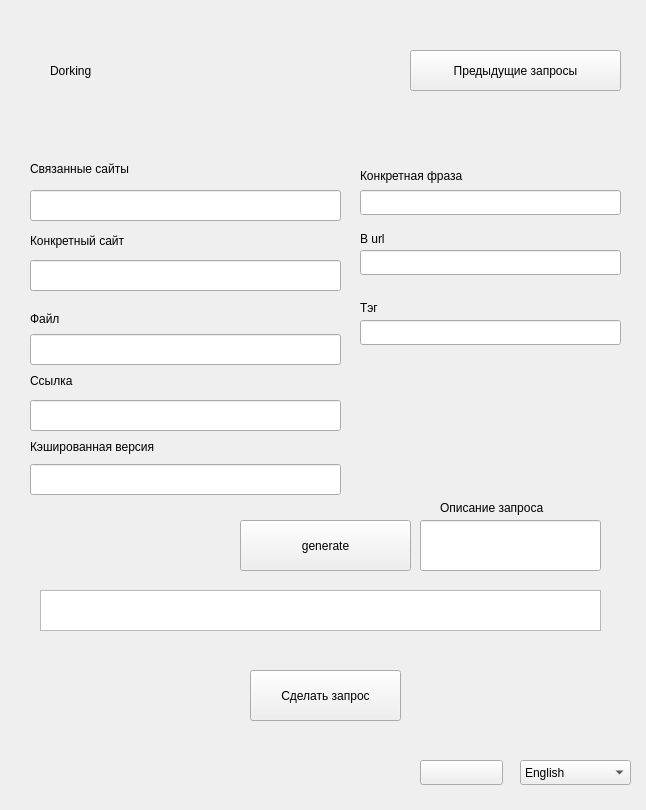
<?xml version="1.0" encoding="UTF-8"?>
<ui version="4.0">
 <class>DorkingRequestGenerator</class>
 <widget class="QWidget" name="DorkingRequestGenerator">
  <property name="geometry">
   <rect>
    <x>0</x>
    <y>0</y>
    <width>646</width>
    <height>810</height>
   </rect>
  </property>
  <property name="windowTitle">
   <string>Form</string>
  </property>
  <widget class="QLineEdit" name="site_line">
   <property name="geometry">
    <rect>
     <x>30</x>
     <y>260</y>
     <width>311</width>
     <height>31</height>
    </rect>
   </property>
  </widget>
  <widget class="QLineEdit" name="link_line">
   <property name="geometry">
    <rect>
     <x>30</x>
     <y>400</y>
     <width>311</width>
     <height>31</height>
    </rect>
   </property>
  </widget>
  <widget class="QLineEdit" name="inurl_line">
   <property name="geometry">
    <rect>
     <x>360</x>
     <y>250</y>
     <width>261</width>
     <height>25</height>
    </rect>
   </property>
  </widget>
  <widget class="QLineEdit" name="cache_line">
   <property name="geometry">
    <rect>
     <x>30</x>
     <y>464</y>
     <width>311</width>
     <height>31</height>
    </rect>
   </property>
  </widget>
  <widget class="QLineEdit" name="related_line">
   <property name="geometry">
    <rect>
     <x>30</x>
     <y>190</y>
     <width>311</width>
     <height>31</height>
    </rect>
   </property>
  </widget>
  <widget class="QLineEdit" name="filetype_line">
   <property name="geometry">
    <rect>
     <x>30</x>
     <y>334</y>
     <width>311</width>
     <height>31</height>
    </rect>
   </property>
  </widget>
  <widget class="QLineEdit" name="phrase_line">
   <property name="geometry">
    <rect>
     <x>360</x>
     <y>190</y>
     <width>261</width>
     <height>25</height>
    </rect>
   </property>
  </widget>
  <widget class="QLineEdit" name="tag_line">
   <property name="geometry">
    <rect>
     <x>360</x>
     <y>320</y>
     <width>261</width>
     <height>25</height>
    </rect>
   </property>
  </widget>
  <widget class="QTextEdit" name="request_output">
   <property name="geometry">
    <rect>
     <x>40</x>
     <y>590</y>
     <width>561</width>
     <height>41</height>
    </rect>
   </property>
  </widget>
  <widget class="QPushButton" name="generate">
   <property name="geometry">
    <rect>
     <x>240</x>
     <y>520</y>
     <width>171</width>
     <height>51</height>
    </rect>
   </property>
   <property name="text">
    <string>generate</string>
   </property>
  </widget>
  <widget class="QLabel" name="label_tag">
   <property name="geometry">
    <rect>
     <x>360</x>
     <y>300</y>
     <width>151</width>
     <height>16</height>
    </rect>
   </property>
   <property name="text">
    <string>Тэг</string>
   </property>
  </widget>
  <widget class="QLabel" name="label_phrase">
   <property name="geometry">
    <rect>
     <x>360</x>
     <y>160</y>
     <width>151</width>
     <height>31</height>
    </rect>
   </property>
   <property name="text">
    <string>Конкретная фраза</string>
   </property>
  </widget>
  <widget class="QLabel" name="label_site">
   <property name="geometry">
    <rect>
     <x>30</x>
     <y>230</y>
     <width>131</width>
     <height>21</height>
    </rect>
   </property>
   <property name="text">
    <string>Конкретный сайт</string>
   </property>
  </widget>
  <widget class="QLabel" name="label_link">
   <property name="geometry">
    <rect>
     <x>30</x>
     <y>370</y>
     <width>131</width>
     <height>21</height>
    </rect>
   </property>
   <property name="text">
    <string>Ссылка</string>
   </property>
  </widget>
  <widget class="QLabel" name="label_cache">
   <property name="geometry">
    <rect>
     <x>30</x>
     <y>436</y>
     <width>171</width>
     <height>21</height>
    </rect>
   </property>
   <property name="text">
    <string>Кэшированная версия</string>
   </property>
  </widget>
  <widget class="QLabel" name="label_inurl">
   <property name="geometry">
    <rect>
     <x>360</x>
     <y>230</y>
     <width>131</width>
     <height>17</height>
    </rect>
   </property>
   <property name="text">
    <string>В url</string>
   </property>
  </widget>
  <widget class="QLabel" name="label_related">
   <property name="geometry">
    <rect>
     <x>30</x>
     <y>160</y>
     <width>131</width>
     <height>17</height>
    </rect>
   </property>
   <property name="text">
    <string>Связанные сайты</string>
   </property>
  </widget>
  <widget class="QLabel" name="label_filetype">
   <property name="geometry">
    <rect>
     <x>30</x>
     <y>310</y>
     <width>131</width>
     <height>17</height>
    </rect>
   </property>
   <property name="text">
    <string>Файл</string>
   </property>
  </widget>
  <widget class="QPushButton" name="theme">
   <property name="geometry">
    <rect>
     <x>420</x>
     <y>760</y>
     <width>83</width>
     <height>25</height>
    </rect>
   </property>
   <property name="text">
    <string/>
   </property>
  </widget>
  <widget class="QComboBox" name="language">
   <property name="geometry">
    <rect>
     <x>520</x>
     <y>760</y>
     <width>111</width>
     <height>25</height>
    </rect>
   </property>
   <item>
    <property name="text">
     <string>English</string>
    </property>
   </item>
   <item>
    <property name="text">
     <string>Русский</string>
    </property>
   </item>
  </widget>
  <widget class="QLabel" name="label">
   <property name="geometry">
    <rect>
     <x>50</x>
     <y>20</y>
     <width>391</width>
     <height>101</height>
    </rect>
   </property>
   <property name="text">
    <string>Dorking</string>
   </property>
  </widget>
  <widget class="QPushButton" name="request">
   <property name="geometry">
    <rect>
     <x>250</x>
     <y>670</y>
     <width>151</width>
     <height>51</height>
    </rect>
   </property>
   <property name="text">
    <string>Сделать запрос</string>
   </property>
  </widget>
  <widget class="QLineEdit" name="request_description">
   <property name="geometry">
    <rect>
     <x>420</x>
     <y>520</y>
     <width>181</width>
     <height>51</height>
    </rect>
   </property>
  </widget>
  <widget class="QLabel" name="label_description">
   <property name="geometry">
    <rect>
     <x>440</x>
     <y>500</y>
     <width>131</width>
     <height>16</height>
    </rect>
   </property>
   <property name="text">
    <string>Описание запроса</string>
   </property>
  </widget>
  <widget class="QPushButton" name="recent_requests">
   <property name="geometry">
    <rect>
     <x>410</x>
     <y>50</y>
     <width>211</width>
     <height>41</height>
    </rect>
   </property>
   <property name="text">
    <string>Предыдущие запросы</string>
   </property>
  </widget>
 </widget>
 <resources/>
 <connections/>
</ui>
